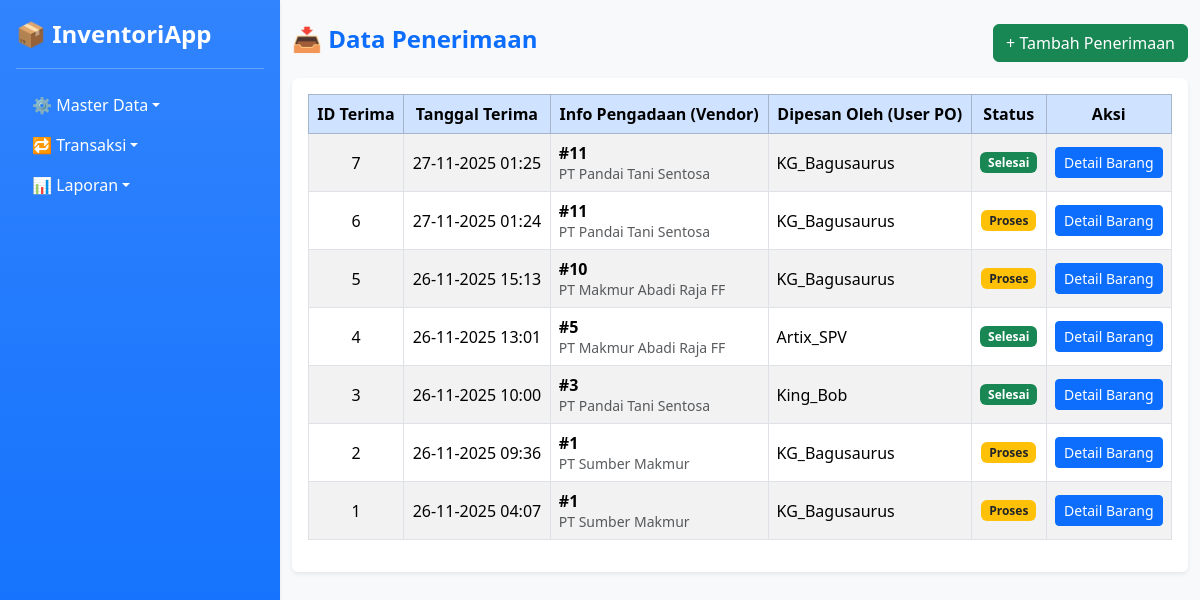
The app's page /penerimaan.php with its own data.
### tables this page shows
CREATE TABLE `penerimaan` (
  `idpenerimaan` bigint NOT NULL,
  `created_at` timestamp NULL DEFAULT CURRENT_TIMESTAMP,
  `status` char(1) DEFAULT NULL,
  `idpengadaan` bigint DEFAULT NULL,
  `iduser` int DEFAULT NULL
);

CREATE TABLE `pengadaan` (
  `idpengadaan` bigint NOT NULL,
  `timestamp` timestamp NULL DEFAULT CURRENT_TIMESTAMP,
  `user_iduser` int DEFAULT NULL,
  `vendor_idvendor` int DEFAULT NULL,
  `subtotal_nilai` int DEFAULT NULL,
  `ppn` int DEFAULT NULL,
  `total_nilai` int DEFAULT NULL,
  `status` char(1) DEFAULT 'P'
);

CREATE TABLE `vendor` (
  `idvendor` int NOT NULL,
  `nama_vendor` varchar(100) NOT NULL,
  `badan_hukum` char(1) DEFAULT NULL,
  `status` char(1) DEFAULT NULL
);

CREATE TABLE `user` (
  `iduser` int NOT NULL,
  `username` varchar(45) NOT NULL,
  `password` varchar(100) NOT NULL,
  `idrole` int DEFAULT NULL
);

### penerimaan.php (the view, shortened to what this page needs)
<?php include 'db.php'; ?>
<?php include 'layout/navbar.php'; ?>
<!DOCTYPE html>
<html lang="id">
<head>
<link href="https://cdn.jsdelivr.net/npm/bootstrap@5.3.3/dist/css/bootstrap.min.css" rel="stylesheet">
</head>
<body class="bg-light">
<div class="container-fluid mt-4">
  <div class="d-flex justify-content-between align-items-center mb-3">
      <h4 class="text-primary fw-bold">📥 Data Penerimaan</h4>
      <button class="btn btn-success" data-bs-toggle="modal" data-bs-target="#modalTambah">
          + Tambah Penerimaan
      </button>
  </div>
  <div class="card shadow-sm border-0">
      <div class="card-body table-responsive">
          <table class="table table-bordered table-striped align-middle">
              <thead class="table-primary text-center">
                  <tr>
                      <th>ID Terima</th>
                      <th>Tanggal Terima</th>
                      <th>Info Pengadaan (Vendor)</th>
                      <th>Dipesan Oleh (User PO)</th> <th>Status</th>
                      <th>Aksi</th>
                  </tr>
              </thead>
              <tbody>
              <?php
              $q = mysqli_query($conn, "
                  SELECT p.idpenerimaan, p.created_at,
                         pg.idpengadaan,
                         u.username AS pembuat_po,  -- Ambil username pembuat PO
                         v.nama_vendor,             -- Ambil nama vendor
                         p.status
                  FROM penerimaan p
                  JOIN pengadaan pg ON p.idpengadaan = pg.idpengadaan
                  JOIN user u ON pg.user_iduser = u.iduser  -- JOIN KE PENGADAAN, BUKAN PENERIMAAN
                  JOIN vendor v ON pg.vendor_idvendor = v.idvendor
                  ORDER BY p.idpenerimaan DESC
              ");
              if (mysqli_num_rows($q) > 0) {
                  while ($row = mysqli_fetch_assoc($q)) {
                      $status = ($row['status'] == 'P')
                              ? "<span class='badge bg-warning text-dark'>Proses</span>"
                              : "<span class='badge bg-success'>Selesai</span>";
                      $tgl = date('d-m-Y H:i', strtotime($row['created_at']));
                      echo "
                      <tr>
                          <td class='text-center'>{$row['idpenerimaan']}</td>
                          <td class='text-center'>{$tgl}</td>
                          <td>
                            <strong>#{$row['idpengadaan']}</strong> <br>
                            <small class='text-muted'>{$row['nama_vendor']}</small>
                          </td>
                          <td>{$row['pembuat_po']}</td>
                          <td class='text-center'>{$status}</td>
                          <td class='text-center'>
                              <a href='penerimaan_detail.php?id={$row['idpenerimaan']}'
                                 class='btn btn-sm btn-primary'>Detail Barang</a>
                          </td>
                      </tr>";
                  }
              } else {
                  echo "<tr><td colspan='6' class='text-center text-muted'>Belum ada data penerimaan</td></tr>";
              }
              ?>
              </tbody>
          </table>
      </div>
  </div>
</div>
</body>
</html>

### records on screen
penerimaan: idpenerimaan "7", created_at "27-11-2025 01:25", idpengadaan.idpengadaan "11", vendor.nama_vendor "PT Pandai Tani Sentosa", iduser.username "KG_Bagusaurus", status "Selesai"
penerimaan: idpenerimaan "6", created_at "27-11-2025 01:24", idpengadaan.idpengadaan "11", vendor.nama_vendor "PT Pandai Tani Sentosa", iduser.username "KG_Bagusaurus", status "Proses"
penerimaan: idpenerimaan "5", created_at "26-11-2025 15:13", idpengadaan.idpengadaan "10", vendor.nama_vendor "PT Makmur Abadi Raja FF", iduser.username "KG_Bagusaurus", status "Proses"
penerimaan: idpenerimaan "4", created_at "26-11-2025 13:01", idpengadaan.idpengadaan "5", vendor.nama_vendor "PT Makmur Abadi Raja FF", user.username "Artix_SPV", status "Selesai"
penerimaan: idpenerimaan "3", created_at "26-11-2025 10:00", idpengadaan.idpengadaan "3", vendor.nama_vendor "PT Pandai Tani Sentosa", user.username "King_Bob", status "Selesai"
penerimaan: idpenerimaan "2", created_at "26-11-2025 09:36", idpengadaan.idpengadaan "1", vendor.nama_vendor "PT Sumber Makmur", iduser.username "KG_Bagusaurus", status "Proses"
penerimaan: idpenerimaan "1", created_at "26-11-2025 04:07", idpengadaan.idpengadaan "1", vendor.nama_vendor "PT Sumber Makmur", iduser.username "KG_Bagusaurus", status "Proses"
